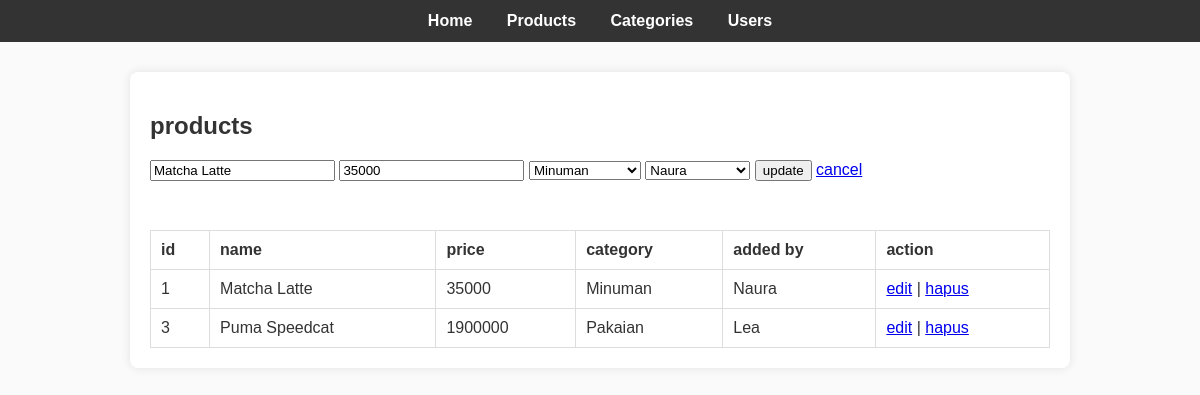
Page /catalog_app/view/products.php?edit=1 on the committed database.
### tables this page shows
CREATE TABLE `product` (
  `id` int(11) NOT NULL,
  `name` varchar(150) NOT NULL,
  `price` int(11) NOT NULL,
  `category_id` int(11) DEFAULT NULL,
  `user_id` int(11) NOT NULL
);

CREATE TABLE `category` (
  `id` int(11) NOT NULL,
  `name` varchar(100) NOT NULL
);

CREATE TABLE `user` (
  `id` int(11) NOT NULL,
  `name` varchar(50) NOT NULL,
  `password` varchar(255) NOT NULL
);

### catalog_app/class/Product.php (called while the page is built, shortened)
<?php
require_once __DIR__ . "/../config/db.php";
class Product {
    private $conn;
    public function __construct() {
        $database = new Database();
        $this->conn = $database->conn;
    }
    public function getAll() {
        $query = $this->conn->prepare("
            SELECT product.*, category.name AS category_name, user.name AS user_name
            FROM product
            JOIN category ON product.category_id = category.id
            JOIN user ON product.user_id = user.id
        ");
        $query->execute();
        return $query->get_result();
    }
}

### catalog_app/config/db.php (called while the page is built, shortened)
<?php
class Database {
    private $host = "localhost";
    private $user = "root";
    private $pass = "";
    private $dbname = "catalog_db";
    public function __construct() {
        try {
            $this->conn = new mysqli($this->host, $this->user, $this->pass, $this->dbname);
        } catch (Exception $e) {
            die("koneksi gagal: " . $e->getMessage());
        }
    }
}

### catalog_app/class/Category.php (called while the page is built, shortened)
<?php
require_once __DIR__ . "/../config/db.php";
class Category {
    private $conn;
    public function __construct() {
        $database = new Database();
        $this->conn = $database->conn;
    }
    public function getAll() {
        $query = $this->conn->prepare("SELECT * FROM category");
        $query->execute();
        return $query->get_result();
    }
}

### catalog_app/class/User.php (called while the page is built, shortened)
<?php
require_once __DIR__ . "/../config/db.php";
class User {
    private $conn;
    public function __construct() {
        $database = new Database();
        $this->conn = $database->conn;
    }
    public function getAll() {
        $query = $this->conn->prepare("SELECT * FROM user");
        $query->execute();
        return $query->get_result();
    }
}

### catalog_app/view/products.php (the view, shortened to what this page needs)
<?php
require_once "../class/Product.php";
require_once "../class/Category.php";
require_once "../class/User.php";
$product = new Product();
$category = new Category();
$user = new User();
$edit_data = null;
if (isset($_GET['edit'])) {
    $id = $_GET['edit'];
    $result = $product->getAll();
    while ($row = $result->fetch_assoc()) {
        if ($row['id'] == $id) {
            $edit_data = $row;
            break;
        }
    }
}
$products = $product->getAll();
?>
<?php include "header.php"; ?>
<h2>products</h2>
<form method="POST">
    <input type="text" name="name" placeholder="product name"
           value="<?= $edit_data ? $edit_data['name'] : ''; ?>" required>
    <input type="number" step="0.01" name="price" placeholder="price"
           value="<?= $edit_data ? $edit_data['price'] : ''; ?>" required>
    <select name="category_id" required>
        <?php
        $cat = $category->getAll();
        while ($c = $cat->fetch_assoc()) {
            $selected = ($edit_data && $edit_data['category_name'] == $c['name']) ? 'selected' : '';
        ?>
            <option value="<?= $c['id']; ?>" <?= $selected; ?>><?= $c['name']; ?></option>
        <?php } ?>
    </select>
    <select name="user_id" required>
        <?php
        $usr = $user->getAll();
        while ($u = $usr->fetch_assoc()) {
            $selected = ($edit_data && $edit_data['user_name'] == $u['name']) ? 'selected' : '';
        ?>
            <option value="<?= $u['id']; ?>" <?= $selected; ?>><?= $u['name']; ?></option>
        <?php } ?>
    </select>
    <?php if ($edit_data) { ?>
        <button type="submit" name="update">update</button>
        <a href="products.php">cancel</a>
    <?php } else { ?>
        <button type="submit" name="add">add</button>
    <?php } ?>
</form>
<br>
<table border="1" cellpadding="8">
    <tr>
        <th>id</th>
        <th>name</th>
        <th>price</th>
        <th>category</th>
        <th>added by</th>
        <th>action</th>
    </tr>
    <?php while ($row = $products->fetch_assoc()) { ?>
    <tr>
        <td><?= $row['id']; ?></td>
        <td><?= $row['name']; ?></td>
        <td><?= $row['price']; ?></td>
        <td><?= $row['category_name']; ?></td>
        <td><?= $row['user_name']; ?></td>
        <td>
            <a href="?edit=<?= $row['id']; ?>">edit</a> |
            <a href="?delete=<?= $row['id']; ?>" onclick="return confirm('yakin hapus data ini?')">hapus</a>
        </td>
    </tr>
    <?php } ?>
</table>

### catalog_app/style.css (style rules this page uses)
table { width: 100%; border-collapse: collapse; margin-top: 15px; }
table, th, td { border: 1px solid #ddd; }
th, td { padding: 10px; text-align: left; }

### rows in the picture
product: name "Matcha Latte", price "35000", id "1", category.name "Minuman", user.name "Naura"
product: id "3", name "Puma Speedcat", price "1900000", category.name "Pakaian", user.name "Lea"

### other values in the picture
form field category_id "Minuman"
form field user_id "Naura"
